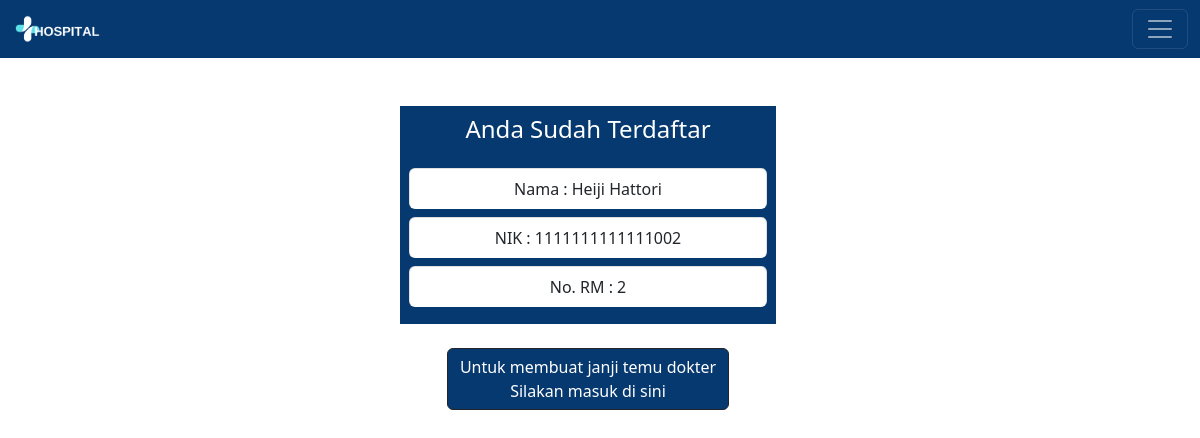
/terdaftar.php?message=berhasil, run on an earlier commit of the app's database.
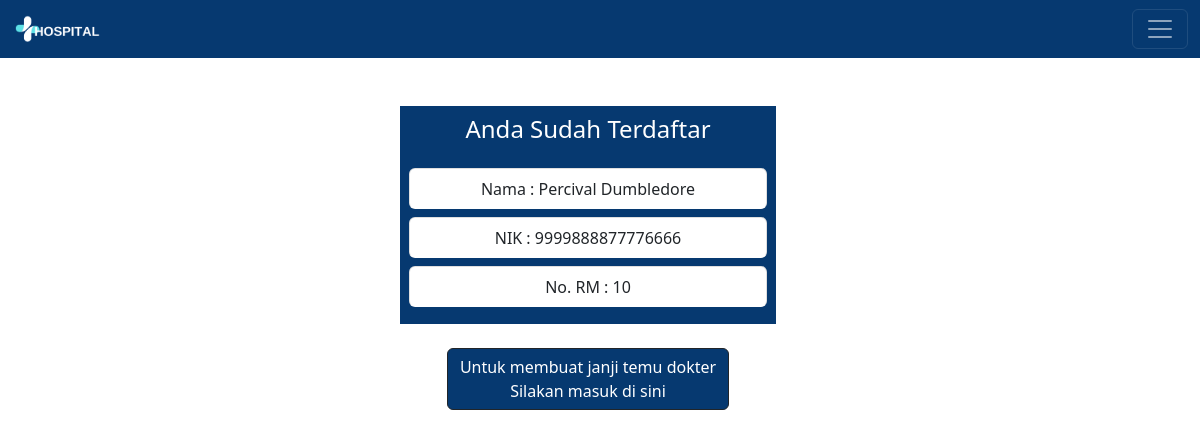
And on a later commit of the database.
### tables this page shows
CREATE TABLE `pasien` (
  `no_rm` int(9) NOT NULL,
  `nik` varchar(16) NOT NULL,
  `nama` varchar(50) NOT NULL,
  `jenis_kelamin` char(1) NOT NULL,
  `tempat_lahir` varchar(20) NOT NULL,
  `tanggal_lahir` date NOT NULL,
  `goldar` varchar(2) NOT NULL,
  `agama` varchar(15) NOT NULL,
  `wn` varchar(20) NOT NULL,
  `status_kawin` varchar(11) NOT NULL,
  `no_wa` varchar(15) NOT NULL,
  `email` varchar(30) NOT NULL,
  `alamat` varchar(50) NOT NULL
);

### terdaftar.php (the view, shortened to what this page needs)
<?php
    include('koneksi.php');
	if(isset($_GET['message'])){
?>
<!DOCTYPE html>
<html>
<head>
	<link href="https://cdn.jsdelivr.net/npm/bootstrap@5.2.2/dist/css/bootstrap.min.css" rel="stylesheet">
</head>
<body>
	<nav class="navbar navbar-dark" style="background-color:#063970">
  	<div class="container-fluid">
  	  <a class="navbar-brand"><img src="Images/logo.png" style="height:30px" alt="HOSPITAL"></a>
  	  <button class="navbar-toggler" type="button" data-bs-toggle="offcanvas" data-bs-target="#offcanvasRight" aria-controls="offcanvasRight">
  	  	<span class="navbar-toggler-icon"></span>
  	  </button>
  	</div>
	</nav>
    <div class="row" style="width:100vw">
    <div class="col-4">
    </div>
    <div class="col-4 mt-5">
        <div class="form-container">
        <center>
            <h4 class="text-white mb-4">Anda Sudah Terdaftar</h4>
            <?php
			  $query = mysqli_query($connect, "SELECT nama, nik, no_rm FROM pasien ORDER BY no_rm DESC LIMIT 1");
			  while ($data = mysqli_fetch_array($query)) {
          ?>
            <ul class="list-group mb-2">
                <li class="list-group-item"><?= "Nama   : ".$data['nama']; ?> </li>
            </ul>
            <ul class="list-group mb-2">
                <li class="list-group-item"><?= "NIK    : ".$data['nik']; ?></li>
            </ul>
            <ul class="list-group mb-2">
                <li class="list-group-item"><?= "No. RM : ".$data['no_rm']; ?></li>
            </ul>
			<?php } ?>
        </center>
        </div>
        <center>
            <div class="mt-4">
            <a href="login.php" type="button" class="btn btn-dark btn-merkcolor">Untuk membuat janji temu dokter<br>Silakan masuk di sini</a>
            </div>
        </center>
    </div>
    <div class="col-4">
    </div>
    </div>
</body>
</html>
<?php }
    else{
        header("Location:input_pasien.php");
    }
?>

### terdaftar.php (style rules this page uses)
.form-container { background-color: #063970; padding: 2.5%; }
.list-group-item { border-bottom: 0; }
.btn-merkcolor { background-color:#063970; }

What changed in the data, as far as the page shows it:
no longer on this page (row unchanged): pasien: nama "Heiji Hattori", nik "1111111111111002", no_rm "2"
added pasien: nama "Percival Dumbledore", nik "9999888877776666", no_rm "10"
